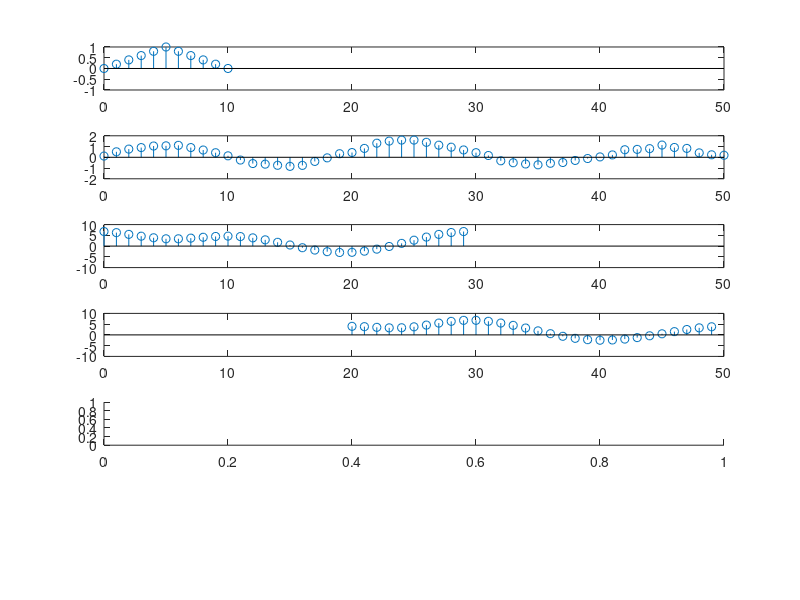
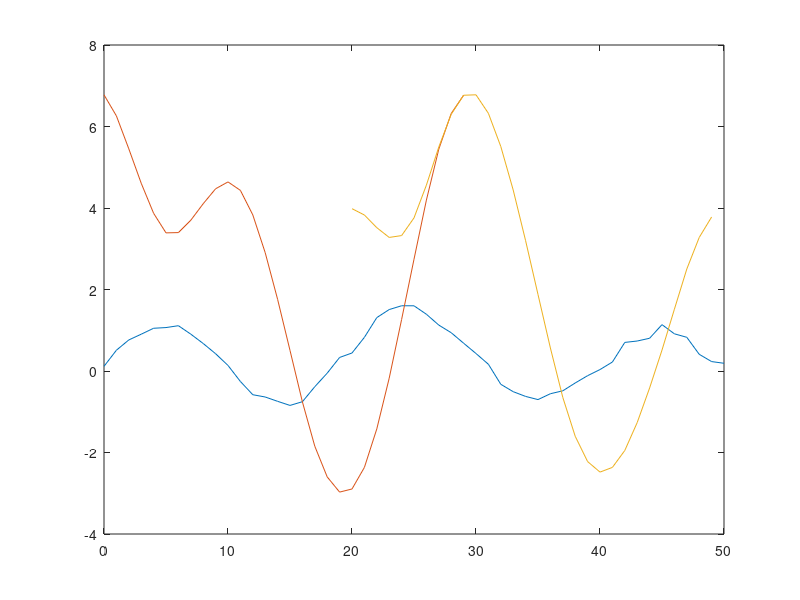

These charts were generated, in order, by the following MATLAB code: (Note: this script raises an error after producing the figures.)
%% Overalp and add
clear, clc, close all

addpath('C:\Users\Joe\Dropbox\research\codes\f')

triang = @(x, N) (1/N)*(x + N).*double(x <= 0 & x >= -N) + (1/N)*(-x + N).*double(x > 0 & x <= N);

N = 51;
n = 0:N-1;
M = 10;
M2 = M/2;
L = 30;

h = triang(-M2:M2, M2);

rng(0);
x = sin(n*(2*pi/20)) + filter(1/3*ones(1, 10), 1, (rand(size(n))-0.5));

figure, subplot(611)
stem(0:length(h)-1, h)
axis([0 50 -1 1])

subplot(612)
stem(0:N-1, x)
axis([0 50 -2 2])

valid = ones(1, L);
valid(1:M) = 0;

subplot(613)
y1 = ifft(fft(h, L).*fft(x(1:L), L));
stem(0:length(y1)-1, y1)
axis([0 50 -10 10])

subplot(614)
y2 = ifft(fft(h, L).*fft(x(L-M+1+(0:L-1)), L));
stem(L-M+(0:L-1), y2)
axis([0 50 -10 10])

subplot(615)
% y3 = ifft(fft(h, L).*fft(x(2*L-M+1+(0:L-1)), L));
% stem(2*L-M+(0:L-1), y3)
% axis([0 50 -10 10])

% subplot(616), hold on
% ytot1 = conv(h, x, 'full');
% stem(0:length(ytot1)-1, ytot1)
% % 
% y1 = [y1 zeros(1, N-length(y1))];
% y2 = [zeros(1, L-M) y2.*valid zeros(1, N-length(y2)-L)];
% y3 = [zeros(1, 2*L) y3(1:N-2*L)];
% ytot = y1 + y2 + y3;
% stem(0:length(ytot)-1, ytot, 'x')
% axis([0 50 -10 10])

%
figure, hold on, box on
plot(0:N-1, x, 'DisplayName', 'x')
plot(0:length(y1)-1, y1, 'DisplayName', 'y1')
plot(L-M+(0:L-1), y2, 'DisplayName', 'y2')
% plot(0:length(y1)-1, y1+y2, 'DisplayName', 'y1+y2')
% plot(2*L-M+(0:L-1), y3, 'DisplayName', 'y3')
% plot(0:length(ytot1)-1, ytot1, 'DisplayName', 'ytot')

m = matlab2tikz(gca);
m.write('overlap_add_save.tex')
